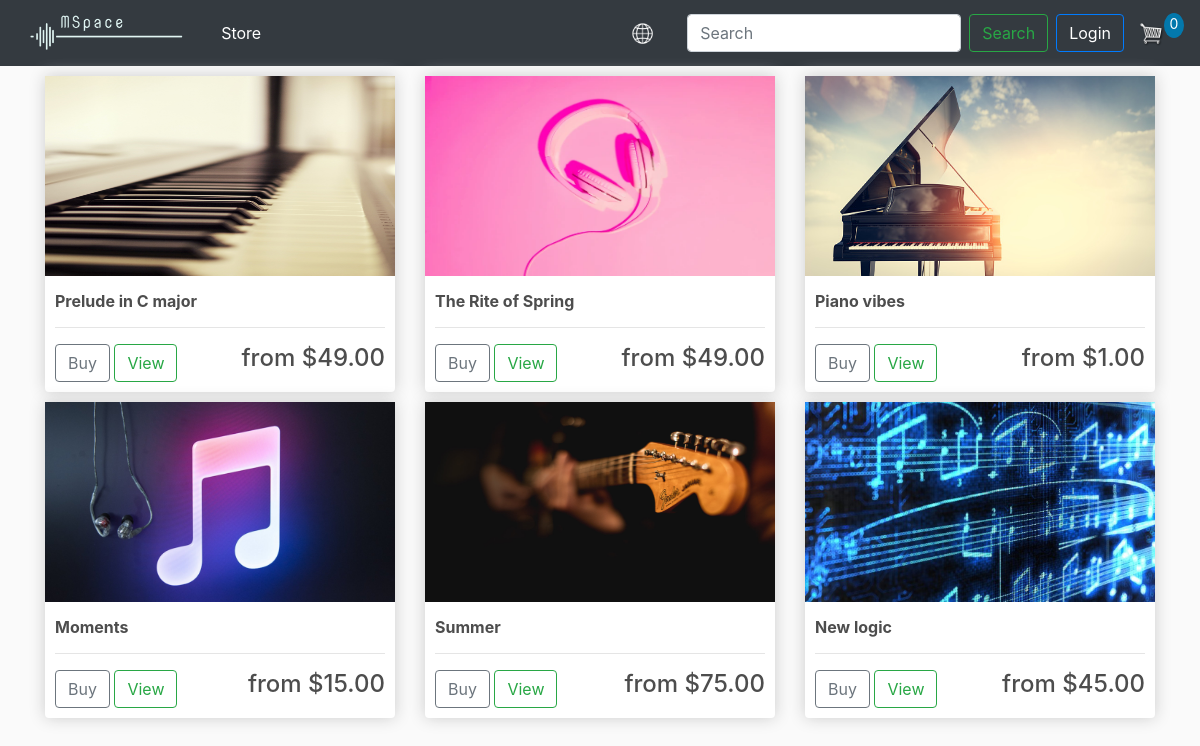
The page / on the database its author committed.
### store/models.py (models this page shows, shortened)
class Product(models.Model):
    name = models.CharField(max_length=200, null=True)
    description = models.CharField(max_length=500, null=True, blank=True)
    composer = models.ForeignKey(Composer, on_delete=models.SET_NULL, blank=True, null=True)
    image = models.ImageField(upload_to='images/products/', null=True, blank=True)
    file = models.FileField(upload_to='files/', max_length=200, null=True)
    duration = models.DurationField(null=True)
    standard_price = models.DecimalField(max_digits=7, decimal_places=2)
    premium_price = models.DecimalField(max_digits=7, decimal_places=2)
    genres = models.ManyToManyField(Genre, blank=True)
    instruments = models.ManyToManyField(Instrument, blank=True)
    emotions = models.ManyToManyField(Emotion, blank=True)
    @property
    def image_url(self):
        try:
            url = self.image.url
        except:
            url = ''
        return url

### store/views.py (the view)
# urls.py: path('', include('store.urls')),
def store(request):
    data = cartData(request)
    cartCount = data['cartCount']
    products = Product.objects.all()
    context = {'products': products, 'cartCount': cartCount}
    return render(request, 'store/store.html', context)

### store/templatetags/filters.py (called while the page is built)
def remove_lang_code(url):
    url = re.sub(r'/?(uk|en)/?', "", url)
    if url == '' or url == '/':
        return ''
    return '/' + url

### store/utils.py (called while the page is built, shortened)
def cookieCart(request):
    try:
        cart = json.loads(request.COOKIES['cart'])
    except:
        cart = {}
    print('Cart:', cart)
    items = []
    order = {'get_cart_total': 0, 'get_cart_count': len(cart)}
    cartCount = order['get_cart_count']
    return {'items': items, 'order': order, 'cartCount': cartCount}

def cartData(request):
    if request.user.is_authenticated:
        try:
            customer = request.user.customer
            order, created = Order.objects.get_or_create(customer=customer, complete=False)
            items = order.orderitem_set.all()
            personal_data = request.user.customer.get_personal_data
            cartCount = order.get_cart_count
        except:
            order = None
            items = None
            personal_data = None
            cartCount = 0
    else:
        cookieData = cookieCart(request)
        items = cookieData['items']
        order = cookieData['order']
        cartCount = cookieData['cartCount']
        personal_data = None
    return {'items': items, 'order': order, 'cartCount': cartCount, 'personal_data': personal_data}

### store/templates/store/store.html (shortened to what this page needs)
{% extends 'store/main.html' %}
{% load static %}
{% load filters %}
{% load i18n %}
{% block content %}
    <div class="row">
        {% for product in products %}
        <div class="col-lg-4">
            <div class="box-element product">
                <div class="hovereffect">
                    <img class="thumbnail img-responsive" src="{{product.image_url}}">
                </div>
                <h6><strong>{{ product.name }}</strong></h6>
                <hr>
                {% if not request.user.is_authenticated or request.user|is_customer %}
                <div class="dropdown">
                    <button class="btn btn-outline-secondary add-btn">{% translate 'Buy' %}</button>
                </div>
                {% endif %}
                <a class="btn btn-outline-success" href="#">{% translate 'View product' %}</a>
                <h4 style="display:inline-block; float: right">{% translate 'price_from' %} ${{product.standard_price|floatformat:2}}</h4>
            </div>
        </div>
        {% endfor %}
    </div>
{% endblock content %}

### static/css/main.css (style rules this page uses)
body { background-color: hsl(0, 0%, 98%); }
h1,h2,h3,h4,h5,h6 { color:hsl(0, 0%, 30%); }
.box-element { box-shadow:hsl(0, 0%, 80%) 0 0 16px; background-color: #fff; border-radius: 4px; padding: 10px; }
.thumbnail { width: 100%; height: 200px; -webkit-box-shadow: -1px -3px 5px -2px rgba(214,214,214,1); -moz-box-shadow: -1px -3px 5px -2px rgba(214,214,214,1); box-shadow: -1px -3px 5px -2px rgba(214,214,214,1); }
.product { border-radius: 0 0 4px 4px; }
.col-lg-4, .col-lg-6, .col-lg-8, .col-lg-12 { margin-top: 10px; }
.hovereffect { width: calc(100% + 20px); height: calc(100% + 10px); float: left; overflow: hidden; position: relative; text-align: center; cursor: default; margin: -10px -10px 10px -10px; }
.hovereffect img { display: block; position: relative; margin-bottom: -35px; }
.dropdown { position: relative; display: inline-block; }

### rows shown on the page
Product: image_url (picture), name "Prelude in C major", standard_price "49.00"
Product: image_url (picture), name "The Rite of Spring", standard_price "49.00"
Product: image_url (picture), name "Piano vibes", standard_price "1.00"
Product: image_url (picture), name "Moments", standard_price "15.00"
Product: image_url (picture), name "Summer", standard_price "75.00"
Product: image_url (picture), name "New logic", standard_price "45.00"

### other values the page prints
{{ cartCount }} "0"
